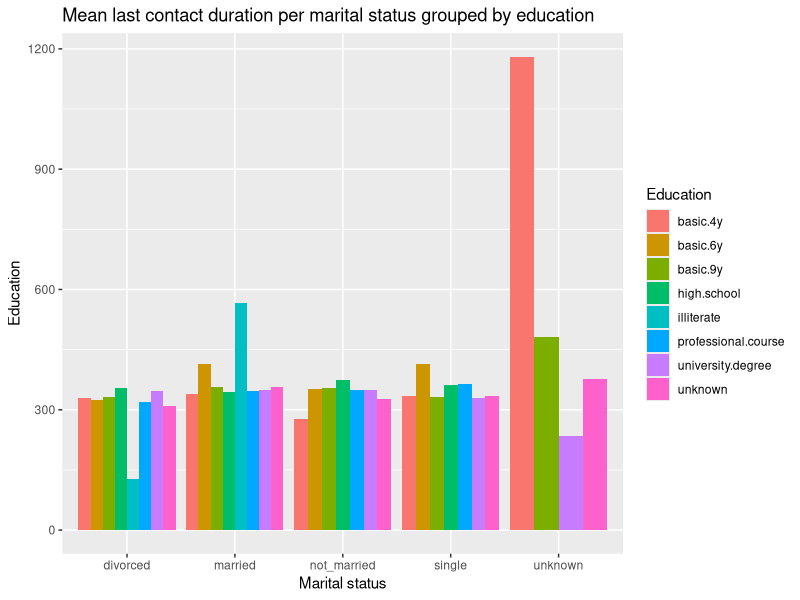
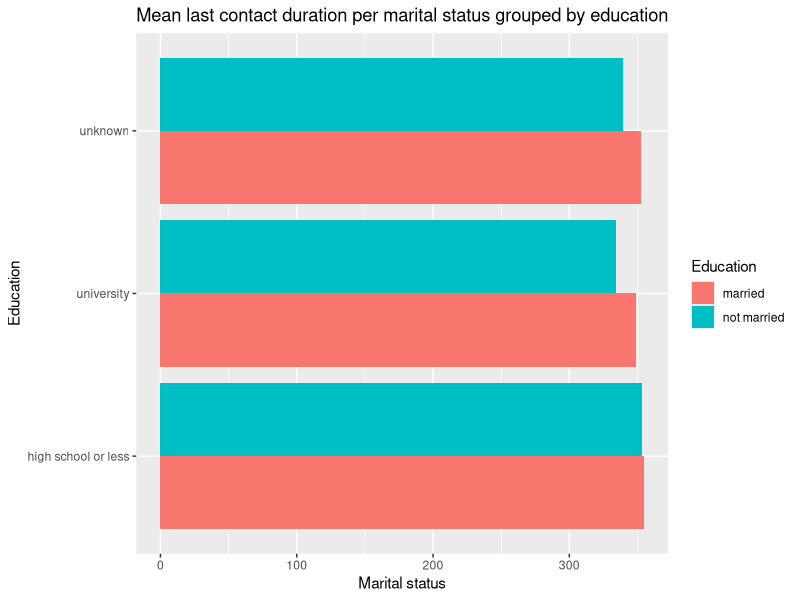
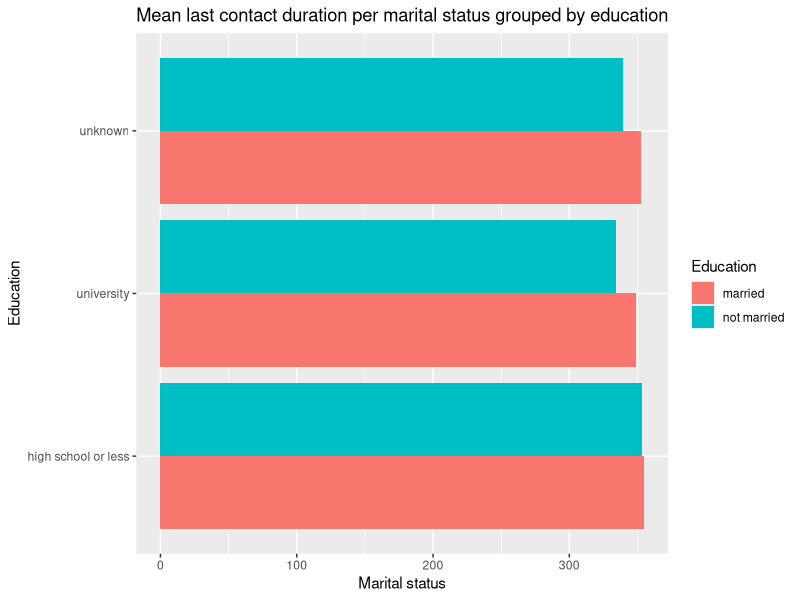

Write R code to recreate these figures, in order.
## ---- chunk 1
knitr::opts_chunk$set(echo = TRUE)
## ---- chunk 2
# library and data
setwd("/Users/eugen/Desktop/test")
library(tidyverse)

data <- read.csv(file = "bank-marketing-data.csv")
head(data)
str(data)
summary(data)
## ---- chunk 3
colMeans(is.na(data))*100
#age column has 5% of values as NAs
#last_contact_duration has 24.5% as NAs
## ---- chunk 4
#dropping NAs
new_data <- na.omit(data)
#recheck proportion of NAs
colMeans(is.na(new_data)) * 100 #now no NAs is remaining in our data

new_data[new_data$marital == "",]$marital <- "not_married"
new_data[new_data$education == "",]$education <- "unknown"
## ---- chunk 5
new_grouped <- new_data %>% group_by(marital, education) %>% summarize(mean_duration = mean(last_contact_duration))

ggplot(data = new_grouped, aes(x = marital, y = mean_duration, fill = education)) + 
  geom_bar(position = "dodge", stat = "identity") +
  labs(x = "Marital status", y = "Education", title = "Mean last contact duration per marital status grouped by education", fill = "Education")
## ---- chunk 6
# Use fewer categories for readability
another_data <- new_data %>% group_by(married_or_not, education_category) %>% summarize(mean_duration = mean(last_contact_duration))

ggplot(data = another_data, aes(x = education_category , y = mean_duration, fill = married_or_not)) + 
  geom_bar(position = "dodge", stat = "identity") + coord_flip() +
  labs(x = "Education", y = "Marital status", title = "Mean last contact duration per marital status grouped by education", fill = "Education")
## ---- chunk 7
## We can also do it this without trying to find the average before
ggplot(data = new_data, aes(x = education_category , y = last_contact_duration, fill = married_or_not)) + 
  geom_bar(position = "dodge", stat = "summary", fun = "mean") + coord_flip() +
  labs(x = "Education", y = "Marital status", title = "Mean last contact duration per marital status grouped by education", fill = "Education")

#this gives us the same figure as above sans calculer the mean before! (by using stat = summary, and define fun=mean)

